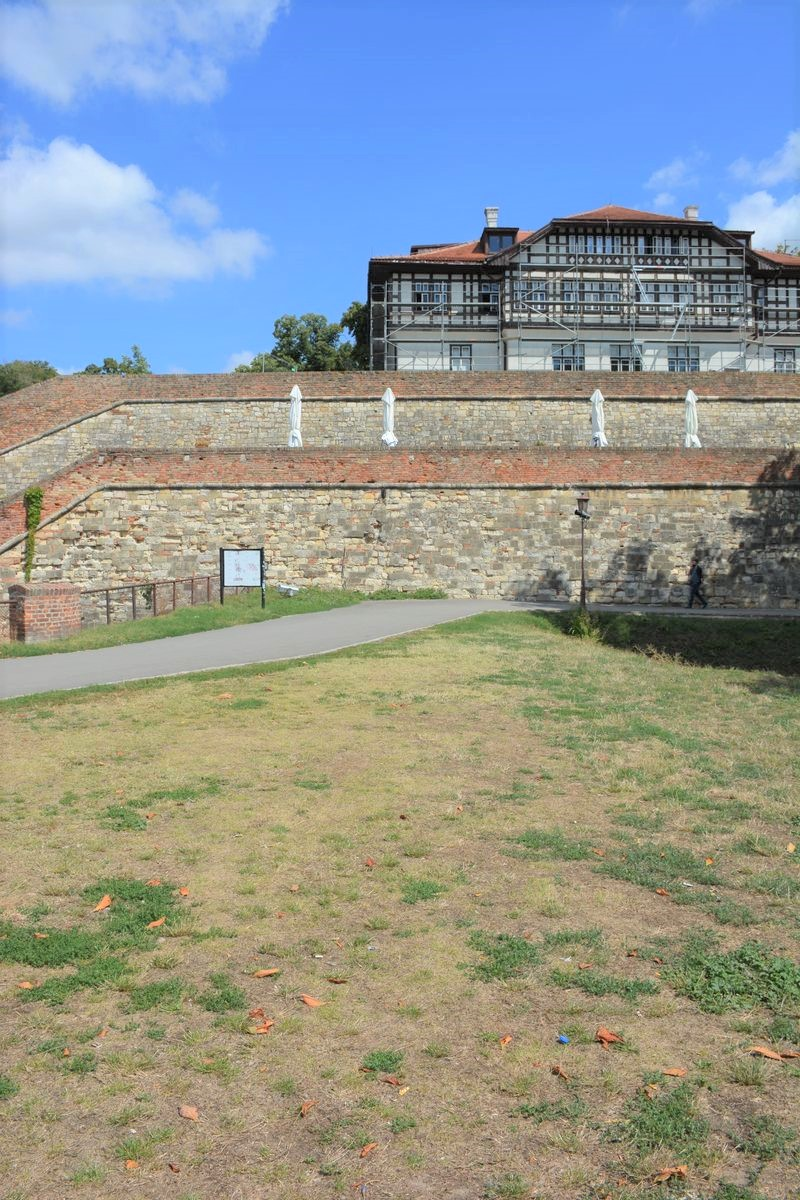
#> input picture Kalemegdan/1.jpg, 800 x 1200 px, found by its file name; its folder holds 4 pictures in this run
$ python main.py
#> lines starting #> are read from the running program, lines starting #| are printed output that depends on the picture
# -*- coding: utf-8 -*-
"""
Created on Thu Jul  1 13:43:48 2021

@author: Petkovic Uros 2020/3027
"""
#%% Ucitavanje potrebnih biblioteka i konstanti

import os
import numpy as np
import math
import cv2
from matplotlib import pyplot as plt

CYLINDER=False #Biramo hocemo li planarne ili cilindricne panorame
ALGORITAM='SIFT'   #SURF,SIFT,ORB
PLOT=False
FEATURE_THRESHOLD=0.01
DESCRIPTOR_SIZE=5
MATCHING_Y_RANGE=100

RANSAC_K=1000
RANSAC_THRESHOLD_DISTANCE=8

ALPHA_BLEND_WINDOW=20

FEATURE_CUT_X_EDGE=10
FEATURE_CUT_Y_EDGE=50

#%% Funkcije potrebne za izvrsavanje programa

# [296 lines left out: functions cylindrical_system, matched_plot, RANSAC, cropping, align_image, alpha_blend and 9 more, not called in this run]
#%% Glavni program

# Folder u kome se nalaze slike
folder="D:/MASTER RAD UROS PETKOVIC/Kalemegdan/"

# Citanje slika i ziznih daljina iz tekstualnog fajla
imgnames=[]
focal_distance=[]
f=open(os.path.join(folder, 'imglist.txt'))
#> (reads Kalemegdan/imglist.txt from the repository)
for line in f:
    if(line[0]=='#'):
        continue
    (imgname,f,*rest)=line.split()
    imgnames+=[imgname]
    focal_distance+=[float(f)]
img_list = [cv2.imread(os.path.join(folder, i), 1) for i in imgnames]
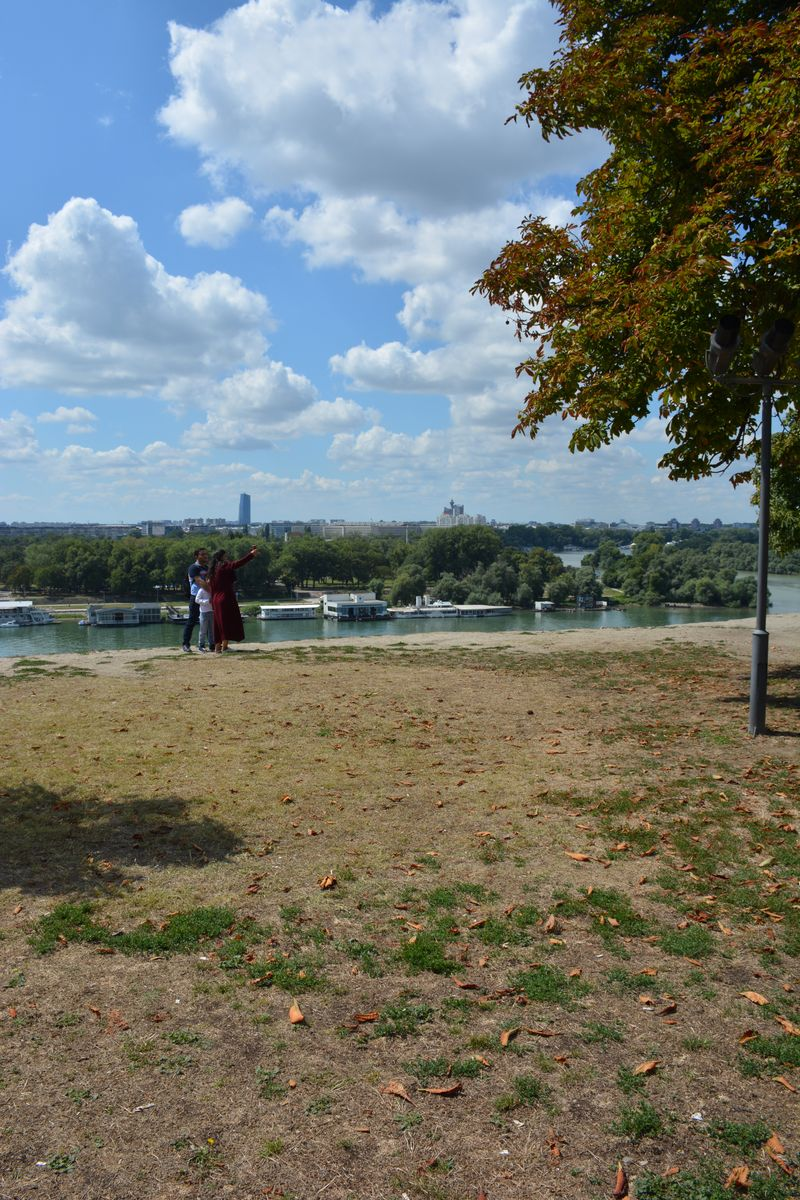
#> input picture Kalemegdan/10.jpg, 800 x 1200 px, found by its file name
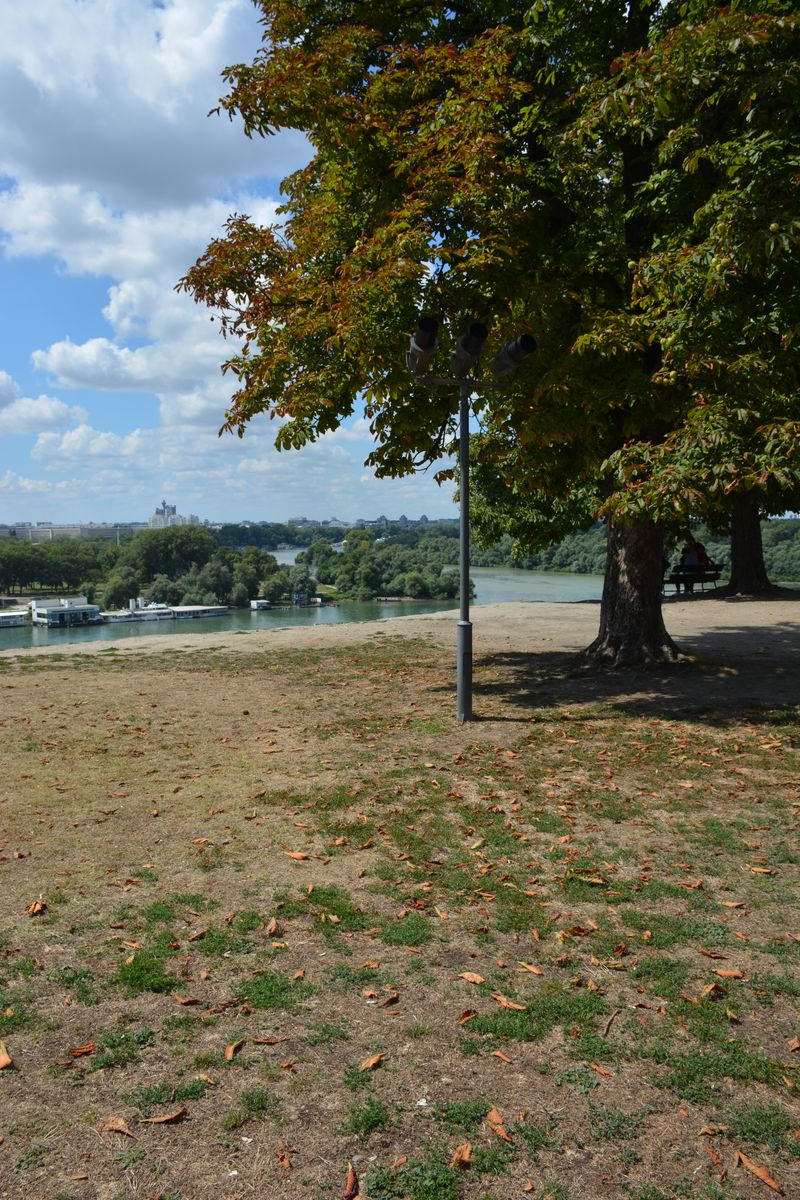
#> input picture Kalemegdan/11.jpg, 800 x 1200 px, found by its file name
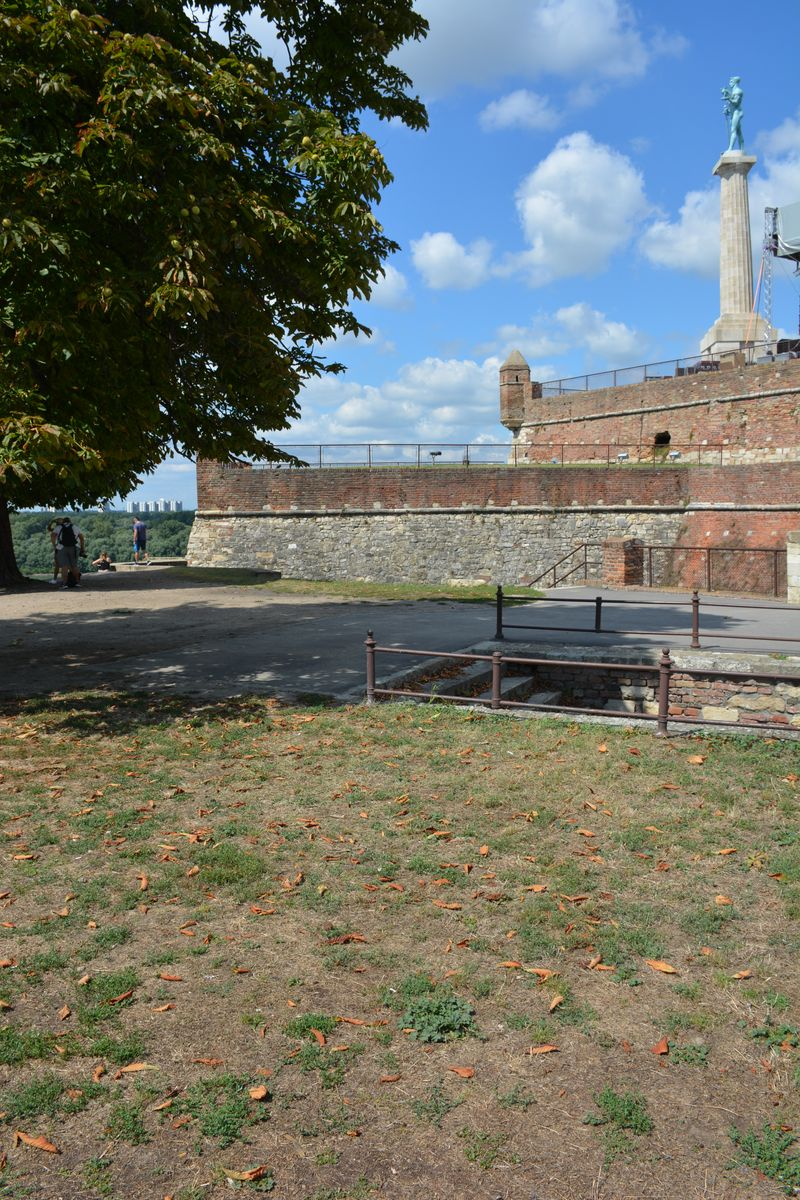
#> input picture Kalemegdan/12.jpg, 800 x 1200 px, found by its file name

if CYLINDER:

    # Ako radimo cilindricnu panoramu, vrsimo cilindricnu projekciju
    print('Prebacivanje slika u cilindricnu projekciju')
    print('Ovim postupkom prenosimo slike u cilindricni sistem')
    img_list=[cylindrical_system(img_list[i],focal_distance[i]) for i in range(0,len(img_list))]
    print('Kraj prebacivanja u cilindricne koordinate')

#%%
_,img_width,_=img_list[0].shape
#> img_width = 800
spojena_slika=img_list[0].copy()
#> spojena_slika is the input picture: shape (1200, 800, 3); mean B, G, R 148.8, 151.3, 144.7
shifts=[[0, 0]]
features=[[], []]
for i in range(1,len(img_list)):
    print('Obrada '+str(i)+'. i '+str(i+1)+'. slike od '+str(len(img_list))+' slike.')
    img1=img_list[i-1]
    img2=img_list[i]
    if ALGORITAM=='HARRIS':
        print('Pronalazenje obelezja leve slike:')
        descriptors1,positions1=features
        if (len(descriptors1)==0):
            harris_response1=harris_dots(img1)
            descriptors1, positions1 =extract_features(img1,harris_response1,kernel=DESCRIPTOR_SIZE,threshold=FEATURE_THRESHOLD)
        print(str(len(descriptors1))+' obelezja leve slike je pronadjeno.')
        print('Pronalazenje obelezja desne slike:')
        harris_response2=harris_dots(img2)
        descriptors2, positions2=extract_features(img2,harris_response2,kernel=DESCRIPTOR_SIZE,threshold=FEATURE_THRESHOLD)
        print(str(len(descriptors2))+' obelezja desne slike je pronadjeno.')
        features=[descriptors2, positions2]
        if PLOT:
            cv2.imshow('Harisove tacke leve slike', harris_response1)
            cv2.imshow('Harisove tacke desne slike', harris_response2)
            cv2.waitKey(0)
            cv2.destroyAllWindows()
            positions11=np.asarray(positions1)
            positions22=np.asarray(positions2)
            positions111=np.zeros(shape=(len(positions11[:,0]),len(positions11[:,1])))
            positions222=np.zeros(shape=(len(positions22[:,0]),len(positions22[:,1])))
            positions111[:,0]=positions11[:,1]
            positions111[:,1]=positions11[:,0]
            positions222[:,0]=positions22[:,1]
            positions222[:,1]=positions22[:,0]
            plt.figure(figsize=(10,10))
            plt.imshow(convertResult(img1))
            plt.scatter(positions111[:,0],positions111[:,1],c='r',s=5)
            plt.title('Pronadjena obelezja na levoj slici pomocu Harisovih tacaka')
            plt.show()
            plt.figure(figsize=(10,10))
            plt.imshow(convertResult(img2))
            plt.scatter(positions222[:,0],positions222[:,1],c='r',s=5)
            plt.title('Pronadjena obelezja na desnoj slici pomocu Harisovih tacaka')
            plt.show()
        print('Poklapanje obelezja dveju slika:')
        parovi_poklapanja=matching_features(descriptors1,descriptors2,positions1,positions2,y_range=MATCHING_Y_RANGE)
        print(str(len(parovi_poklapanja)) +' parova poklapanja obelezja dveju slika je pronadjeno.')
        if PLOT:
            matched_plot(img1,img2,parovi_poklapanja)
        print('RANSAC algoritam za uklanjanje outlier-a')
        shift =RANSAC(parovi_poklapanja,shifts[-1])
        shifts+=[shift]
        print('Najbolje namestanje: ',shift)
        print('Spajanje slika:')
        spojena_slika=stitching_images(spojena_slika,img2,shift,blending=True)
        cv2.imwrite('D:/MASTER RAD UROS PETKOVIC/'+ str(i) +'.jpg',spojena_slika)
        if PLOT:
            cv2.imshow('Spojene slike',spojena_slika)
            cv2.waitKey(0)
            cv2.destroyAllWindows()
    else:
        img11=img1.copy()
#> (the run stopped early here; a loop or call above may not have finished)
